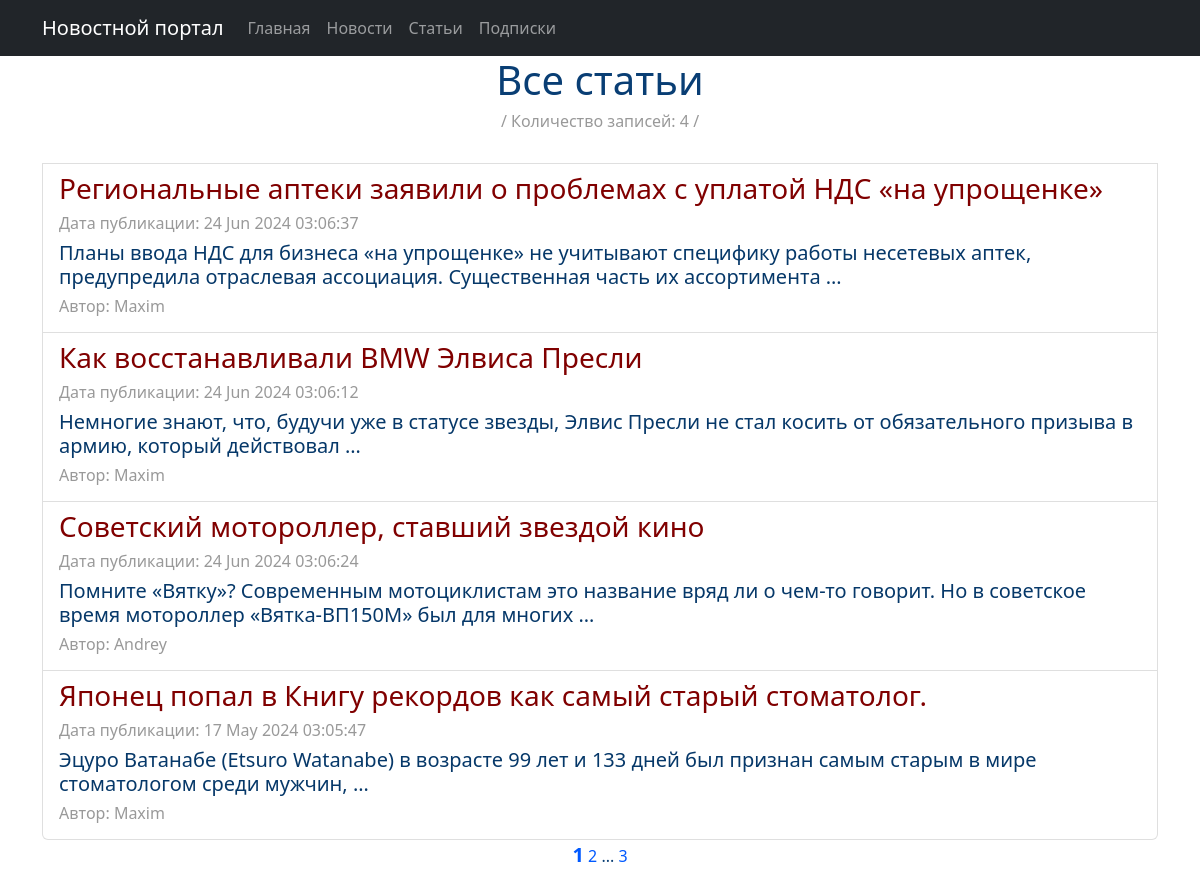
The page /articles/ on the database as committed earlier.
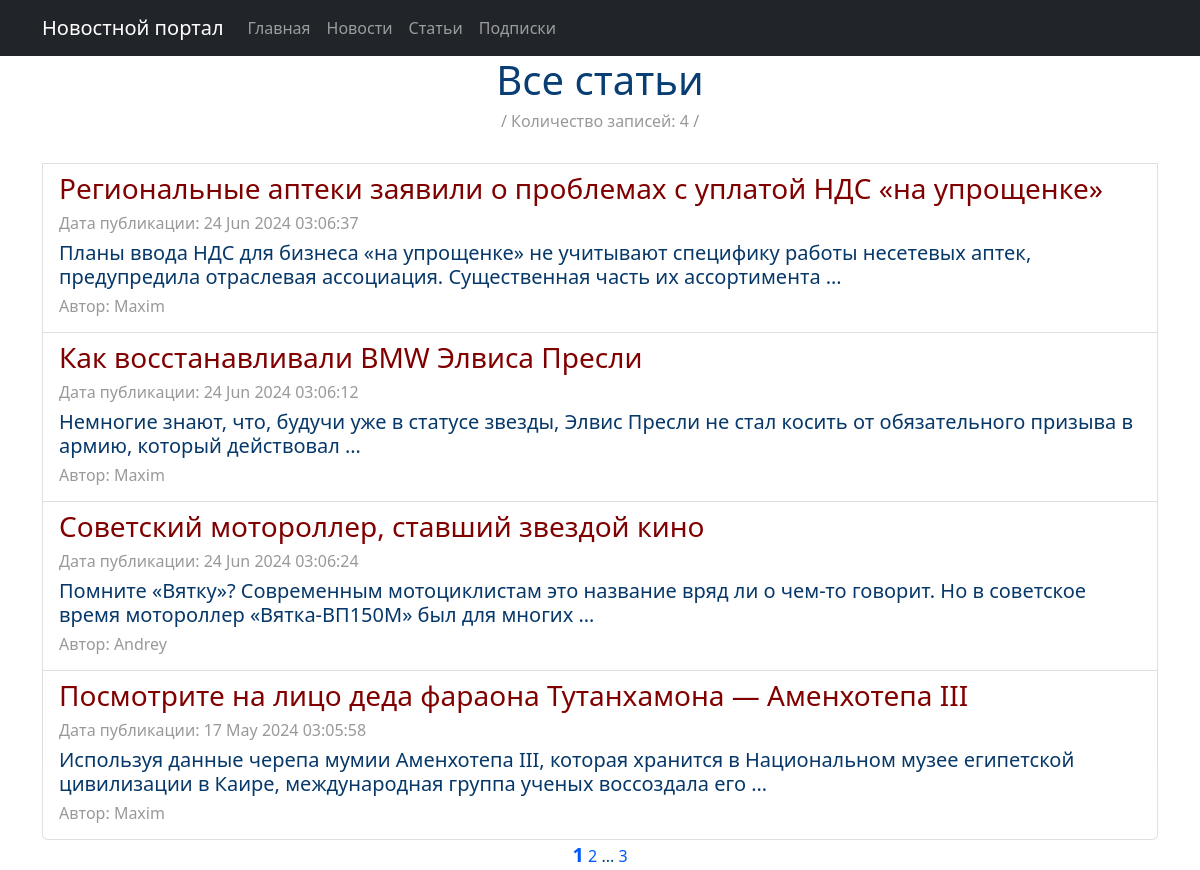
The same page on the database as committed later.
### news/models.py (models this page shows, shortened)
class Post(models.Model):
    categor = [
        ('AR', 'Статья'),
        ('NE', 'Новость'),
    ]
    type = models.CharField(max_length=8, choices=categor, default='AR')
    user = models.ForeignKey(Author, on_delete=models.CASCADE, related_name='post')
    category = models.ManyToManyField(Category, through='PostCategory')
    date = models.DateTimeField(auto_now_add=True)
    title = models.CharField(max_length=256)
    text = models.TextField()
    rating = models.SmallIntegerField(default=0)

class Author(models.Model):
    user = models.OneToOneField(User, on_delete=models.CASCADE)
    rating = models.SmallIntegerField(default=0)

### news/views.py (the view)
# urls.py: path('articles/', ArticlesList.as_view(), name='articles_list'),
class ArticlesList(ListView):
    model = Post
    ordering = '-date'
    template_name = 'articles.html'
    context_object_name = 'articles'
    paginate_by = 4
    def get_queryset(self):
        return Post.objects.filter(type='AR').order_by('-date')

### news/templatetags/custom_filters.py (called while the page is built)
@register.filter()
def length(value):
    return len(value)

### news/templatetags/custom_tags.py (called while the page is built)
@register.simple_tag(takes_context=True)
def url_replace(context, **kwargs):
    d = context['request'].GET.copy()
    for k, v in kwargs.items():
        d[k] = v
    return d.urlencode()

### templates/articles.html (shortened to what this page needs)
{% extends 'flatpages/default.html' %}
{% load custom_filters %}
{% load custom_tags %}
{% block content %}
<h1>Все статьи</h1>
<h6><span
        style="color: #999999;">/ Количество записей: {{articles|length}} /</span></h6>
{% if articles %}
<div class="list-group">
    <br>
    {% for article in articles %}
    <a href="{{ article.id }}" class="list-group-item list-group-item-action">
        <h3 style="text-align: left;"><span
                style="color: #800000;">{{ article.title }}</span></h3>
        <h6 style="text-align: left;"><span
                style="color: #999999;">Дата публикации: {{article.date |date:'d M Y h:m:s'}}</span></h6>
        <h5 style="text-align: left;">{{ article.text | truncatewords:20 }}</h5>
        <h6 style="text-align: left;"><span
                style="color: #999999;">Автор: {{ article.user.user }}</span></h6>
    </a>
    {% endfor %}
</div>
{% else %}
<h2>Статей нет!</h2>
{% endif %}
<a style="font-size: 20px;"><b>{{ page_obj.number }}</b></a>
{% if page_obj.has_next %}
<a href="?{% url_replace page=page_obj.next_page_number %}">{{ page_obj.next_page_number }}</a>
{% if paginator.num_pages != page_obj.next_page_number %}
...
<a href="?{% url_replace page=page_obj.paginator.num_pages %}">{{ page_obj.paginator.num_pages }}</a>
{% endif %}
{% endif %}
{% endblock content %}

### templates/flatpages/default.html (shortened to what this page needs)
<!DOCTYPE html>
<html lang="en">
<head>
    {% load static %}
    <link href="{% static 'css/styles.css' %}" rel="stylesheet"/>
</head>
<body>
<nav class="navbar navbar-expand-lg navbar-dark bg-dark static-top">
    <div class="container">
        <a class="navbar-brand" href="#">Новостной портал</a>
        <div class="collapse navbar-collapse" id="navbarResponsive">
            <ul class="navbar-nav ml-auto">
                <li class="nav-item active">
                    <a class="nav-link" href="/main/">Главная
                    </a>
                </li>
                <li class="nav-item">
                    <a class="nav-link" href="/news/">Новости</a>
                </li>
                <li class="nav-item">
                    <a class="nav-link" href="/articles/">Статьи</a>
                </li>
                <li class="nav-item">
                    <a class="nav-link" href="/subscriptions/">Подписки</a>
                </li>
            </ul>
        </div>
    </div>
</nav>
<div class="container">
    <div class="row">
        <div class="col-lg-12 text-center">
            {% block content %}{% endblock content %}
        </div>
    </div>
</div>
</body>
</html>

Rows that differ between the two databases and show on the page:
removed Post: title "Японец попал в Книгу рекордов как самый старый стоматолог.", date "17 May 2024 03:05:47", text "Эцуро Ватанабе (Etsuro Watanabe) в возрасте 99 лет и 133 дней был признан самым старым в мире стоматологом среди мужчин, …", user.user "Maxim"
now on this page (row unchanged): Post: title "Посмотрите на лицо деда фараона Тутанхамона — Аменхотепа III", date "17 May 2024 03:05:58", text "Используя данные черепа мумии Аменхотепа III, которая хранится в Национальном музее египетской цивилизации в Каире, международная группа ученых воссоздала его …", user.user "Maxim"
